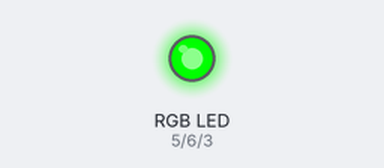
The sketch below on a simulated Arduino Uno, built with avr-gcc and run on an emulated ATmega328P. Parts: an RGB LED mixed from three pins (HIGH = lit).

Above: at 0.1 s.
Timing chart, 0 to 1.6 s (numbered marks = the images above):
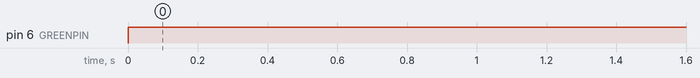

The sketch:

LED_Strip_OneColor.ino
```cpp
// color swirl! connect an RGB LED to the PWM pins as indicated
// in the #defines
// public domain, enjoy!

#define REDPIN 5
#define GREENPIN 6
#define BLUEPIN 3

#define FADESPEED 15     // make this higher to slow down

void setup() {
  pinMode(REDPIN, OUTPUT);
  pinMode(GREENPIN, OUTPUT);
  pinMode(BLUEPIN, OUTPUT);
}

////White Color
//void loop() {
//analogWrite(REDPIN,255-255);
//analogWrite(GREENPIN,255-255);
//analogWrite(BLUEPIN,255-255);
//}

////Light Blue Color
//void loop() {
//analogWrite(REDPIN,255-0);
//analogWrite(GREENPIN,255-255);
//analogWrite(BLUEPIN,255-255);
//}

////Blue Color
//void loop() {
//analogWrite(REDPIN,255-0);
//analogWrite(GREENPIN,255-0);
//analogWrite(BLUEPIN,255-255);
//}

////Red Color
//void loop() {
//analogWrite(REDPIN,255-255);
//analogWrite(GREENPIN,255-0);
//analogWrite(BLUEPIN,255-0);
//}

////Green Color
//void loop() {
//analogWrite(REDPIN,255-0);
//analogWrite(GREENPIN,255-255);
//analogWrite(BLUEPIN,255-0);
//}

//Yellow Color
void loop() {
analogWrite(REDPIN,255-255);
analogWrite(GREENPIN,255-0);
analogWrite(BLUEPIN,255-255);
}

//void lights_on(int pino) {
//  int b;
//  // increment chosen RGB pin down
//  for (b = 255; b > -1; b--) {
//    analogWrite(BLUEPIN, b);
//    delay(FADESPEED);
//  }
//}
//
//void lights_off(int pino) {
//  int r;
//  // increment chosen RGB pin up
//  for (r = 0; r < 400; r++) {
//    analogWrite(pino, r);
//    delay(FADESPEED);
//  }
//}


//void loop() {
//delay(500);
//lights_off(REDPIN); //GREEN
//delay(500);
//lights_on(REDPIN); //GREEN
//delay(500);
//lights_off(GREENPIN); //RED
//delay(500);
//lights_on(GREENPIN); //RED
//delay(500);
//lights_off(BLUEPIN);  //YELLOW
//delay(500);
//lights_on(BLUEPIN);  //YELLOW
//}

//void loop() {
//delay(500);
//lights_off(REDPIN); //GREEN
//delay(500);
//lights_off(GREENPIN); //GREEN
//delay(500);
//lights_off(BLUEPIN); //RED
//delay(500);
//lights_on(REDPIN); //RED
//delay(500);
//lights_on(GREENPIN);  //YELLOW
//delay(500);
//lights_on(BLUEPIN);  //YELLOW
//}

//Notes:
//Light colors are as below (RED/GREEN/BLUE)
  //White - 0/0/0
  //Red -


//void loop()
//{
//  int r, g, b;
////  lights_on(BLUEPIN);

  // fade from blue to violet
//      for (r = 0; r < 256; r++) {
//        analogWrite(REDPIN, r);
//        delay(FADESPEED);
//      }

//  // fade from violet to red
//  lights_off(BLUEPIN);
//
  // fade from red to yellow
//  lights_on(REDPIN);
//}
  // fade from yellow to green
//  for (r = 255; r > 0; r--)

  // fade from green to teal
//  for (b = 0; b < 256; b++)
//  {
//    analogWrite(BLUEPIN, b);
//    delay(FADESPEED);
//  }
//
//  // fade from teal to blue
//  for (g = 255; g > 0; g--)
//  {
//    analogWrite(GREENPIN, g);
//    delay(FADESPEED);
//  }
//}
```

Measured:
- by itself, pin 6 (GREENPIN): LOW → HIGH at 0.00 s
